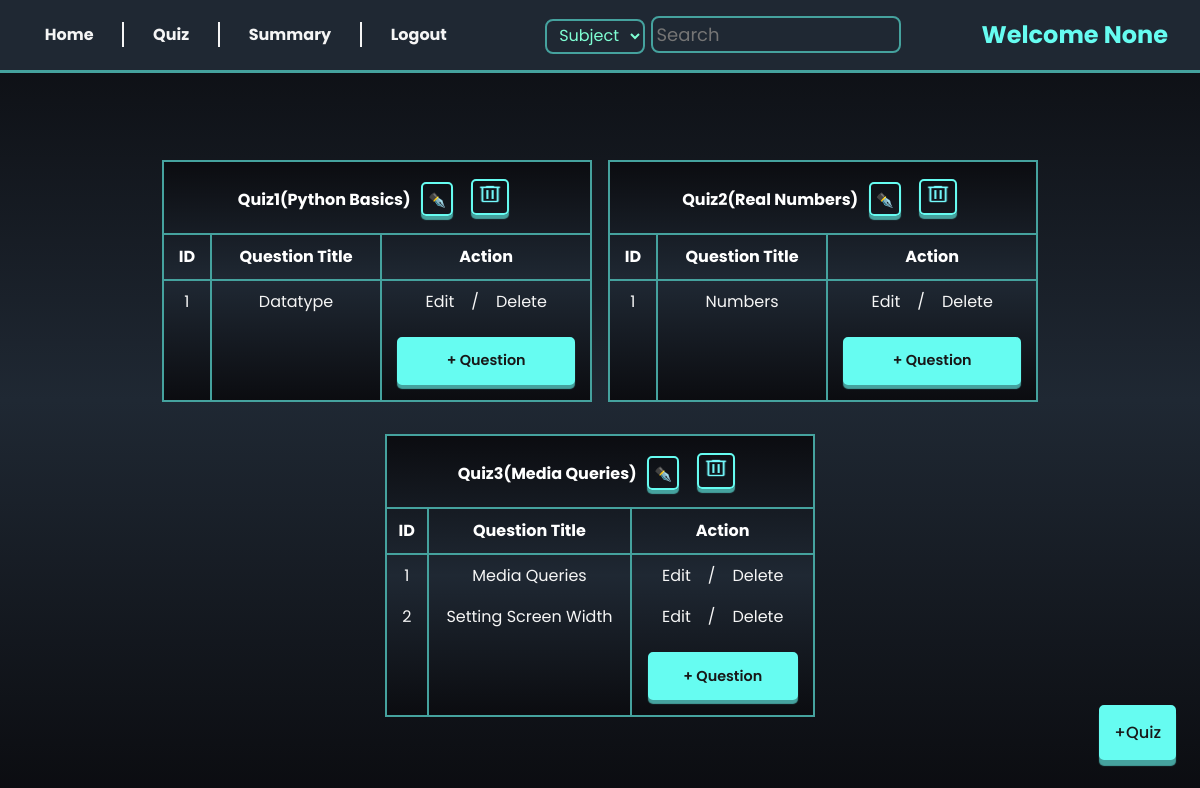
/quiz_management, run on an earlier commit of the app's database.
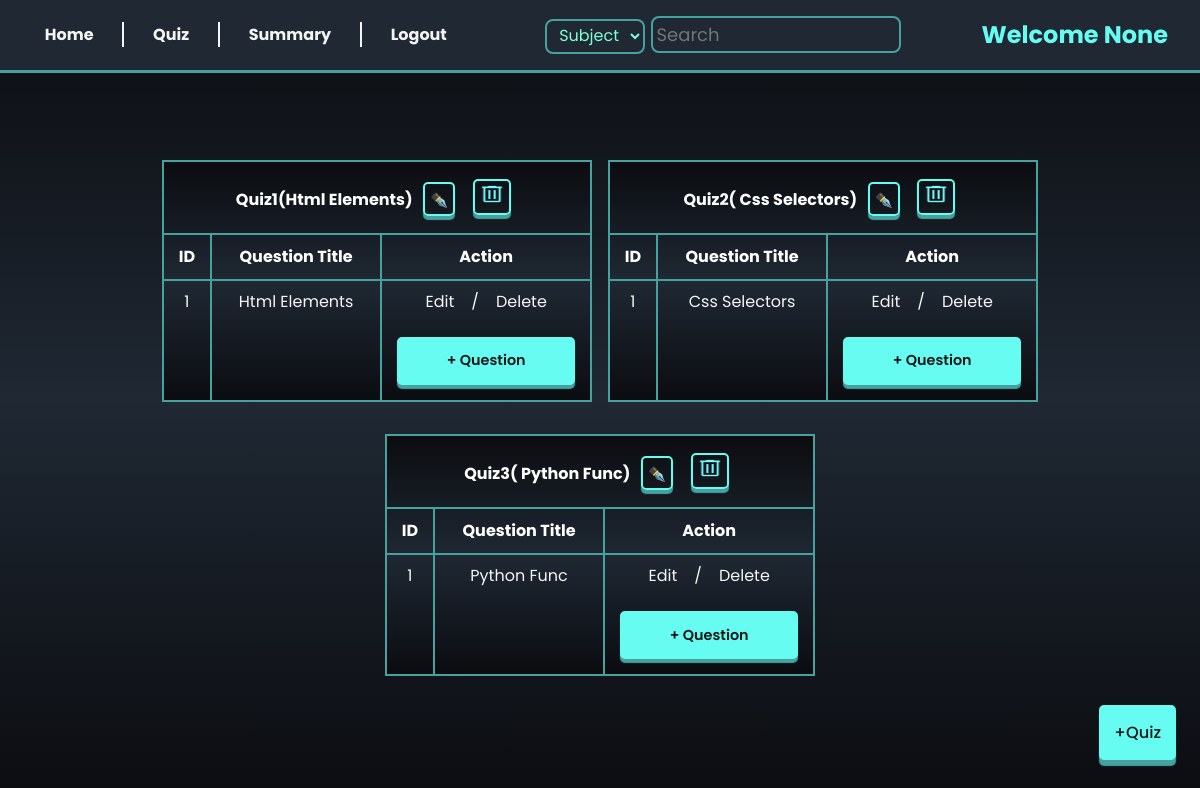
And on a later commit of the database.
### models/models.py (models this page shows)
class Chapter(db.Model):
  id = db.Column(db.Integer, primary_key=True, nullable=False)
  name = db.Column(db.String(50), unique=True, nullable=False)
  description = db.Column(db.String(120), nullable=False)
  subject_id = db.Column(db.Integer, db.ForeignKey('subject.id'), nullable=False)
  questions = db.relationship('Question', backref='chapter', cascade="all, delete-orphan")
  quizes = db.relationship('Quiz', backref='chapter', cascade = "all, delete-orphan")

class Question(db.Model):
  id = db.Column(db.Integer, primary_key=True, nullable=False)
  question_title = db.Column(db.String(255), nullable=False)
  question = db.Column(db.String(120), nullable=False)
  option_1 = db.Column(db.String(120), nullable=False)
  option_2 = db.Column(db.String(120), nullable=False)
  option_3 = db.Column(db.String(120), nullable=False)
  option_4 = db.Column(db.String(120), nullable=False)
  correct_answer = db.Column(db.String(120), nullable=False)
  marks = db.Column(db.Integer(), nullable = False)
  chapter_id = db.Column(db.Integer, db.ForeignKey('chapter.id', ondelete='CASCADE'), nullable = False)
  quiz_id = db.Column(db.Integer, db.ForeignKey('quiz.id', ondelete='CASCADE'), nullable = False)
  attempts = db.relationship('Userattempt', backref='question', cascade="all, delete-orphan", lazy=True)

### controllers/routes.py (the view)
@admin_required
@app.route('/quiz_management')
def quiz_dashboard():
    name = session.get('name')
    quizes = Quiz.query.all()
    chapters = Chapter.query.all()
    return render_template('quiz_management.html', name = name, quizes = quizes, chapters = chapters)

### templates/quiz_management.html (shortened to what this page needs)
{% extends 'base.html' %}
{% block content %}
<div class="admin-container">
    {% include 'admin_nav.html'   %}
        <div class="quiz-list">
            {% set quiz_count = namespace(value=0) %}
            {% for quiz in quizes %}
            <table>
                {% for chapter in chapters %}
                {% if quiz.chapter_id == chapter.id %}
                {% set quiz_count.value = quiz_count.value + 1 %}
                <thead>
                    <tr>
                        <th colspan="3">
                            Quiz{{quiz_count.value}}({{chapter.name | title}})
                            <a href="/update_quiz/{{quiz.id}}" class="button" style="display: inline-block; padding: 6px 5px 3px 5px; background: transparent; ">
                                ✒️
                            </a>
                            <a href="/delete_quiz/{{quiz.id}}" class="button" style="display: inline-block; background:transparent; padding: 2px;">
                                <img style="background: transparent; height: 22px; padding: 0; width: 30px;"
                                    src="../static/delete_32dp_75FBFD_FILL0_wght400_GRAD0_opsz40.png" alt="delete" >
                            </a>
                        </th>
                    </tr>
                    <tr>
                        <th>ID</th>
                        <th>Question Title</th>
                        <th>Action</th>
                    </tr>
                </thead>
                <tbody>
                    {% set ques_count = namespace(value=0) %}
                    {% if chapter.questions %}
                        {% for question in chapter.questions %}
                        {% if quiz.id == question.quiz_id and quiz.chapter_id == chapter.id %}
                        {% set ques_count.value = ques_count.value + 1 %}
                        <tr>
                            <td>{{ques_count.value}}</td>
                            <td>{{question.question_title | title}}</td>
                            <td> <a href="/update_question/{{question.id}}">Edit</a> / <a href="/delete_question/{{question.id}}">Delete</a></td>
                        </tr>
                        {% endif %}
                        {% endfor %}
                    {% else %}
                    <tr><td colspan="3" style="padding: 10px; border-bottom:2px solid var(--accent-color) ;">No questions added</td></tr>
                    {% endif %}
                    <tr>
                        <td></td>
                        <td></td>
                        <td><a href="/new_question/{{quiz.id}}/{{chapter.id}}" class="button">+ Question</a></td>
                    </tr>
                </tbody>
                {% endif %}
                {% endfor %}
            </table>
            {% endfor %}
        </div>
        <div class="new-subject-icon">
            <a href="{{url_for('new_quiz')}}" class="button">+Quiz</a>
        </div>
</div>
{% endblock %}

What changed in the data, as far as the page shows it:
removed Chapter: value "1", name "Python Basics", shown under Quiz (number 1 of 3 on the later page)
removed Question: value "1", question_title "Datatype", shown under Chapter "Python Basics"
removed Chapter: value "2", name "Real Numbers"
removed Question: value "1", question_title "Numbers", shown under Chapter "2"
removed Chapter: value "3", name "Media Queries"
removed Question: value "1", question_title "Media Queries", shown under "3"
removed Question: value "2", question_title "Setting Screen Width", shown under "3"
added Chapter: value "1", name "Html Elements", shown under Quiz (number 1 of 3 on the later page)
added Question: value "1", question_title "Html Elements", shown under Chapter "Html Elements"
added Chapter: value "2", name "Css Selectors"
added Question: value "1", question_title "Css Selectors", shown under "2"
added Chapter: value "3", name "Python Func"
added Question: value "1", question_title "Python Func", shown under Chapter "Python Func"
